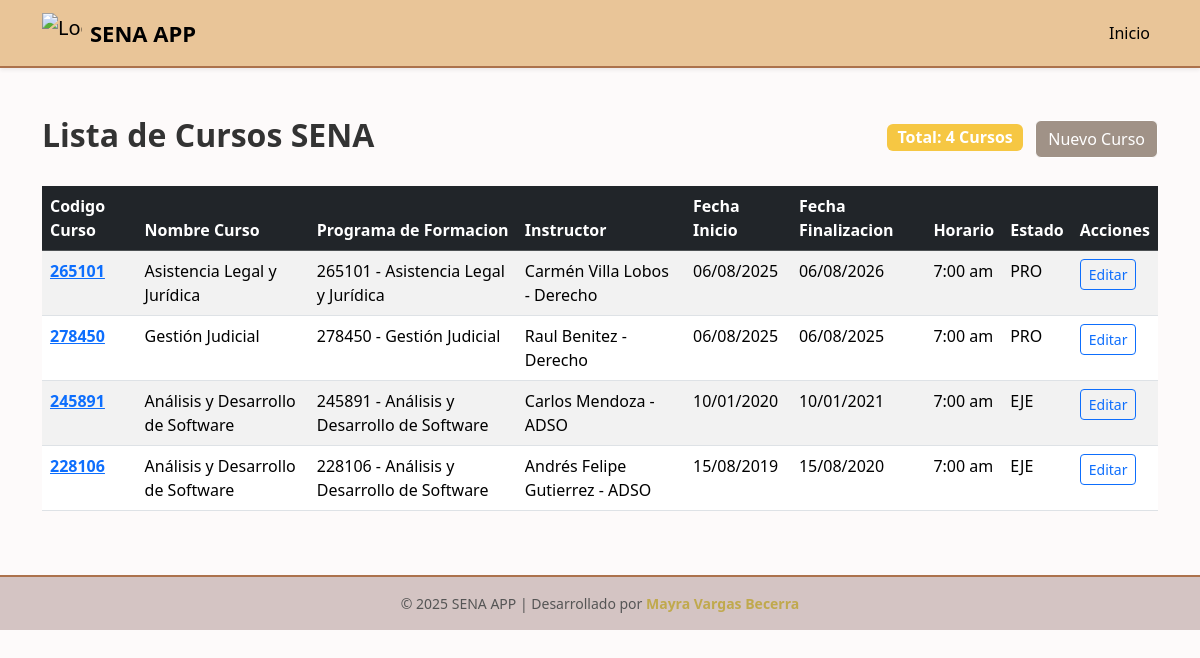
/lista_cursos/, run on the app's committed database.
### aprendices/models.py (models this page shows, shortened)
class Curso(models.Model):
    ESTADO_CHOICES = [
        ('PRO', 'Programado'),
        ('INI', 'Iniciado'),
        ('EJE', 'En Ejecución'),
        ('FIN', 'Finalizado'),
        ('CAN', 'Cancelado'),
        ('SUS', 'Suspendido'),
    ]
    codigo = models.CharField(max_length=30,unique=True,verbose_name="Código del Curso")
    nombre = models.CharField(max_length=200, verbose_name="Nombre del Curso")
    programa = models.ForeignKey('programas.Programa', on_delete=models.CASCADE, verbose_name="Programa de Formación")
    instructor_coordinador = models.ForeignKey('instructores.Instructor', on_delete=models.CASCADE, related_name='cursos_coordinados', verbose_name="Instructor Coordinador")
    instructores = models.ManyToManyField('instructores.Instructor', through='InstructorCurso', related_name='cursos_impartidos', verbose_name="Instructores")
    aprendices = models.ManyToManyField(Aprendiz, through='AprendizCurso', related_name='cursos', verbose_name="Aprendices")
    fecha_inicio = models.DateField(verbose_name="Fecha de Inicio")
    fecha_fin = models.DateField(verbose_name="Fecha de Finalización")
    horario = models.CharField(max_length=100, verbose_name="Horario")
    aula = models.CharField(max_length=50, verbose_name="Aula/Ambiente")
    cupos_maximos = models.PositiveIntegerField(verbose_name="Cupos Máximos")
    estado = models.CharField(max_length=3, choices=ESTADO_CHOICES, default='PRO', verbose_name="Estado del Curso")
    observaciones = models.TextField(blank=True, null=True, verbose_name="Observaciones")
    fecha_registro = models.DateTimeField(auto_now_add=True, verbose_name="Fecha de Registro")
    class Meta:
        verbose_name = "Curso"
        verbose_name_plural = "Cursos"
        ordering = ['-fecha_inicio']

### programas/models.py (models this page shows, shortened)
class Programa(models.Model):
    NIVEL_FORMACION_CHOICES = [
        ('AUX', 'Auxiliar'),
        ('OPE', 'Ooperario'),
        ('TEC', 'Técnico'),
        ('TGL', 'Tecnólogo'),
        ('ESP', 'Especialización Tecnológica'),
        ('COM', 'Complementarios'),
    ]
    MODALIDAD_CHOICES = [
        ('PRE', 'Presencial'),
        ('VIR', 'Virtual'),
        ('MIX', 'Mixta'),
    ]
    ESTADO_CHOICES = [
        ('ACT', 'Activo'),
        ('INA', 'Inactivo'),
        ('SUS', 'Suspendido'),
        ('CAN', 'Cancelado'),
    ]
    codigo = models.CharField(max_length=20, unique=True, verbose_name="Código de programa")
    nombre = models.CharField(max_length=200, verbose_name="Nombre del Programa")
    nivel_formacion = models.CharField(max_length=3, choices=NIVEL_FORMACION_CHOICES, verbose_name="Nivel de Formación")
    modalidad = models.CharField(max_length=3, choices=MODALIDAD_CHOICES, default='PRE', verbose_name='Modalidad')
    duracion_meses = models.PositiveIntegerField(verbose_name="Duración en Meses")
    duracion_horas = models.PositiveIntegerField(verbose_name="Duración en Horas")
    descripcion = models.TextField(verbose_name="Descripción del Programa")
    competencias = models.TextField(verbose_name="Competencias a Desarrollar")
    perfil_egreso = models.TextField(verbose_name="Perfil de Egreso")
    requisitos_ingresos = models.TextField(verbose_name="Requisitos de Ingreso")
    centro_formacion = models.CharField(max_length=200, verbose_name="Centro de Formación")
    regional = models.CharField(max_length=100, verbose_name="Regional")
    estado = models.CharField(max_length=3, choices=ESTADO_CHOICES, default='ACT', verbose_name="Estado")
    fecha_creacion = models.DateField(verbose_name="Fecha de Creación del Programa")
    fecha_registro = models.DateTimeField(auto_now_add=True, verbose_name="Fecha de Registro")
    class Meta:
        verbose_name = "Programa de Formación"
        verbose_name_plural = "Programa de Formación"
        ordering = ['nombre']
    def __str__(self):
        return f"{self.codigo} - {self.nombre}"

### instructores/models.py (models this page shows, shortened)
class Instructor(models.Model):
    TIPO_DOCUMENTO_CHOICES = [
        ('CC', 'Cédula de ciudadania'),
        ('CE', 'Cédula de Extranjería'),
        ('TI', 'Tarjeta de Identidad'),
        ('PAS', 'Pasaporte'),
    ]
    NIVEL_EDUCATIVO_CHOICES =[
        ('TEC', 'Técnico'),
        ('TGL', 'Técnologo'),
        ('PRE', 'Pregrado'),
        ('ESP', 'Epecializacón'),
        ('MAE', 'Maestría'),
        ('DOC', 'Doctorado'),
    ]
    documento_identidad = models.CharField(max_length=20, unique=True)
    tipo_documento = models.CharField(max_length=3, choices= TIPO_DOCUMENTO_CHOICES, default='CC')
    nombre = models.CharField(max_length=100)
    apellido = models.CharField(max_length=100)
    telefono = models.CharField(max_length=10, null=True)
    correo = models.EmailField(null=True)
    fecha_nacimiento = models.DateField()
    ciudad = models.CharField(max_length=100, null=True )
    direccion = models.TextField(null=True)
    nivel_educativo = models.CharField(max_length=3, choices= NIVEL_EDUCATIVO_CHOICES, default='MAE')
    especialidad = models.CharField(max_length=100)
    anos_experiencia = models.PositiveIntegerField()
    activo = models.BooleanField(default=True)
    fecha_vinculacion = models.DateField()
    fecha_registro = models.DateField(auto_now_add=True)
    def __str__(self):
        return f"{self.nombre} {self.apellido} - {self.especialidad}"

### aprendices/views.py (the view)
# urls.py: path('lista_cursos/', views.lista_cursos, name='lista_cursos'),
def lista_cursos(request):
    cursos = Curso.objects.all().order_by('-fecha_inicio')
    template = loader.get_template('lista_cursos.html')
    context = {
        'lista_cursos': cursos,
        'total_cursos': cursos.count(),
        'titulo': 'Lista de Cursos',
    }
    return HttpResponse(template.render(context, request))

### aprendices/templates/lista_cursos.html (shortened to what this page needs)
{% extends 'base.html' %}
{% block content %}
<div class="row">
    <div class="col-12">
        <div class="d-flex justify-content-between align-items-center mb-4">
            <h2>Lista de Cursos SENA</h2>
            <div>
                <span class="badge bg-info fs-6">Total: {{ total_cursos }} Cursos</span>
                <a href="{% url 'admin:aprendices_curso_add' %}" class="btn btn-success ms-2">
                    Nuevo Curso
                </a>
            </div>
        </div>
    </div>
</div>
{% if lista_cursos %}
<div class="row">
    <div class="col-12">
        <div class="table-responsive">
            <table class="table table-striped table-hover">
                <thead class="table-dark">
                    <tr>
                        <th>Codigo Curso</th>
                        <th>Nombre Curso</th>
                        <th>Programa de Formacion</th>
                        <th>Instructor</th>
                        <th>Fecha Inicio</th>
                        <th>Fecha Finalizacion</th>
                        <th>Horario</th>
                        <th>Estado</th>
                        <th>Acciones</th>
                    </tr>
                </thead>
                <tbody>
                    {% for curso in lista_cursos %}
                    <tr>
                        <td><strong><a href ="curso/{{ curso.id }}">{{ curso.codigo }}</a></strong></td>
                        <td>{{ curso.nombre }}</td>
                        <td>{{ curso.programa }}</td>
                        <td>{{ curso.instructor_coordinador }}</td>
                        <td>{{ curso.fecha_inicio|date:"d/m/Y" }}</td>
                        <td>{{ curso.fecha_fin|date:"d/m/Y" }}</td>
                        <td>{{ curso.horario }}</td>
                        <td>{{ curso.estado }}</td>
                        <td>
                            <a href="{% url 'admin:aprendices_curso_change' curso.pk %}"
                               class="btn btn-sm btn-outline-primary">
                                Editar
                            </a>
                        </td>
                    </tr>
                    {% endfor %}
                </tbody>
            </table>
        </div>
    </div>
</div>
{% endif %}
{% endblock %}

### aprendices/templates/base.html (style rules this page uses)
body { background-color: #fdfafa; color: #333; font-family: 'Segoe UI', sans-serif; }
h1, h2, h3, h4, h5 { font-weight: 600; }
.btn-success { --bs-btn-bg: #a09287; --bs-btn-border-color: white; --bs-btn-color: white; --bs-btn-hover-bg: #3d2c16; --bs-btn-hover-border-color: white; --bs-btn-hover-color: white; }
.bg-info { --bs-info-rgb: 246, 199, 67; --bs-bg-opacity: 1; background-color: rgba(var(--bs-info-rgb), var(--bs-bg-opacity)) !important; }

### data on the page
Curso: codigo "265101", nombre "Asistencia Legal y Jurídica", programa "265101 - Asistencia Legal y Jurídica", instructor_coordinador "Carmén Villa Lobos - Derecho", fecha_inicio "06/08/2025", fecha_fin "06/08/2026", horario "7:00 am", estado "PRO"
Curso: codigo "278450", nombre "Gestión Judicial", programa "278450 - Gestión Judicial", instructor_coordinador "Raul Benitez - Derecho", fecha_inicio "06/08/2025", fecha_fin "06/08/2025", horario "7:00 am", estado "PRO"
Curso: codigo "245891", nombre "Análisis y Desarrollo de Software", programa "245891 - Análisis y Desarrollo de Software", instructor_coordinador "Carlos Mendoza - ADSO", fecha_inicio "10/01/2020", fecha_fin "10/01/2021", horario "7:00 am", estado "EJE"
Curso: codigo "228106", nombre "Análisis y Desarrollo de Software", programa "228106 - Análisis y Desarrollo de Software", instructor_coordinador "Andrés Felipe Gutierrez - ADSO", fecha_inicio "15/08/2019", fecha_fin "15/08/2020", horario "7:00 am", estado "EJE"

### other printed values
{{ total_cursos }} "4"
